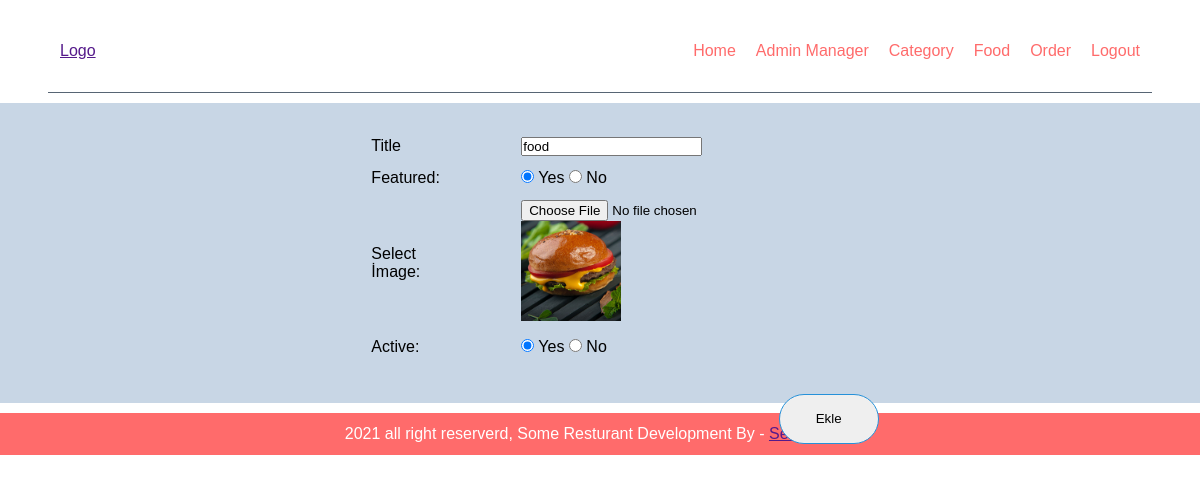
Page /admin/update-category.php?id=19 (signed in) on the committed database.
### tables this page shows
CREATE TABLE `tbl_category` (
  `id` int(11) NOT NULL,
  `title` varchar(100) NOT NULL,
  `image` varchar(255) NOT NULL,
  `featured` varchar(10) NOT NULL,
  `active` varchar(10) NOT NULL
);

### admin/update-category.php (the view, shortened to what this page needs)
<?php
$db = include('./database/db.php');
include('./partials/menu.php');
$category = $db->query('SELECT * FROM tbl_category WHERE id = ' . $_GET['id'] . '')->fetch();
?>
<div class="container">
    <div class="wrapper-add-admin">
        <form action="" method="POST" enctype="multipart/form-data">
            <table class="tbl-30">
                <tr>
                    <td>Title </td>
                    <td><input type="text" value="<?php echo $category['title'] ?>" name="title" id="title" placeholder="Category Title"></td>
                </tr>
                <tr>
                    <td>Featured: </td>
                    <td>
                        <input type="radio" <?php echo $category['featured'] == 'Yes' ? 'checked' : '' ?> name="featured" id="featured" value="Yes"> Yes
                        <input type="radio" <?php echo $category['featured'] == 'No' ? 'checked' : '' ?> name="featured" id="featured" value="No"> No
                    </td>
                </tr>
                <tr>
                    <td>Select İmage: </td>
                    <td>
                        <input type="file" name="image_file">
                        <img src="<?php echo $category['image'] ?>" width="100" height="100" alt="">
                    </td>
                </tr>
                <tr>
                    <td>Active: </td>
                    <td>
                        <input type="radio" <?php echo $category['active'] == 'Yes' ? 'checked' : '' ?> name="active" id="active " value="Yes"> Yes
                        <input type="radio" <?php echo $category['active'] == 'No' ? 'checked' : '' ?> name="active" id="active " value="No"> No
                    </td>
                </tr>
                <tr>
                    <td colspan="2" style="position:relative">
                        <input type="submit" name="add_category_submit" id="add-category-submit" value="Ekle" class="btn">
                    </td>
                </tr>
            </table>
        </form>
    </div>
</div>
<?php include('./partials/footer.php'); ?>

### css/admin.css (style rules this page uses)
* { margin: 0; padding: 0; font-family: Arial, Helvetica, sans-serif; }
table tr td { padding: 1%; }
.container { min-height: 300px; width: 100%; background-color: #C8D6E5; }
.container .wrapper-add-admin { width: 80%; margin: 0 auto; display: grid; height: 300px; align-content: center; justify-content: center; }
table tr td { padding-left: 50px; }
.btn { border-radius: 25px; height: 50px; width: 100px; border:1px solid #2691d9; position: absolute; right: 0; top: 30px; outline: none; cursor: pointer; }

### rows in the picture
tbl_category: title "food", featured "☑", image (picture), active "☑"
